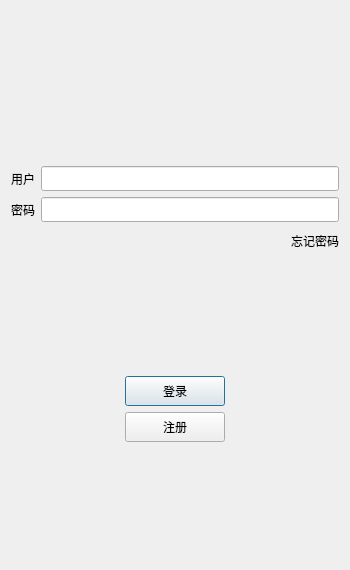
<?xml version="1.0" encoding="UTF-8"?>
<ui version="4.0">
 <class>loginDialog</class>
 <widget class="QDialog" name="loginDialog">
  <property name="geometry">
   <rect>
    <x>0</x>
    <y>0</y>
    <width>350</width>
    <height>570</height>
   </rect>
  </property>
  <property name="minimumSize">
   <size>
    <width>350</width>
    <height>570</height>
   </size>
  </property>
  <property name="maximumSize">
   <size>
    <width>350</width>
    <height>570</height>
   </size>
  </property>
  <property name="windowTitle">
   <string>Dialog</string>
  </property>
  <layout class="QVBoxLayout" name="verticalLayout">
   <item>
    <widget class="QWidget" name="widget" native="true">
     <layout class="QGridLayout" name="gridLayout">
      <item row="0" column="0">
       <widget class="QLabel" name="label">
        <property name="text">
         <string/>
        </property>
        <property name="pixmap">
         <pixmap resource="../rcs/rcs.qrc">:/rcs/ice.png</pixmap>
        </property>
        <property name="alignment">
         <set>Qt::AlignmentFlag::AlignCenter</set>
        </property>
       </widget>
      </item>
     </layout>
    </widget>
   </item>
   <item>
    <spacer name="verticalSpacer">
     <property name="orientation">
      <enum>Qt::Orientation::Vertical</enum>
     </property>
     <property name="sizeHint" stdset="0">
      <size>
       <width>20</width>
       <height>40</height>
      </size>
     </property>
    </spacer>
   </item>
   <item>
    <layout class="QHBoxLayout" name="horizontalLayout">
     <property name="sizeConstraint">
      <enum>QLayout::SizeConstraint::SetDefaultConstraint</enum>
     </property>
     <item>
      <widget class="QLabel" name="userLabel">
       <property name="text">
        <string>用户</string>
       </property>
      </widget>
     </item>
     <item>
      <widget class="QLineEdit" name="userEdit">
       <property name="minimumSize">
        <size>
         <width>0</width>
         <height>25</height>
        </size>
       </property>
      </widget>
     </item>
    </layout>
   </item>
   <item>
    <layout class="QHBoxLayout" name="horizontalLayout_2">
     <item>
      <widget class="QLabel" name="pwdLabel">
       <property name="text">
        <string>密码</string>
       </property>
      </widget>
     </item>
     <item>
      <widget class="QLineEdit" name="pwdEdit">
       <property name="minimumSize">
        <size>
         <width>0</width>
         <height>25</height>
        </size>
       </property>
      </widget>
     </item>
    </layout>
   </item>
   <item>
    <layout class="QHBoxLayout" name="horizontalLayout_5">
     <item>
      <spacer name="horizontalSpacer_3">
       <property name="orientation">
        <enum>Qt::Orientation::Horizontal</enum>
       </property>
       <property name="sizeHint" stdset="0">
        <size>
         <width>40</width>
         <height>20</height>
        </size>
       </property>
      </spacer>
     </item>
     <item>
      <widget class="QLabel" name="forgetLabel">
       <property name="minimumSize">
        <size>
         <width>0</width>
         <height>25</height>
        </size>
       </property>
       <property name="text">
        <string>忘记密码</string>
       </property>
       <property name="textInteractionFlags">
        <set>Qt::TextInteractionFlag::LinksAccessibleByMouse</set>
       </property>
      </widget>
     </item>
    </layout>
   </item>
   <item>
    <spacer name="verticalSpacer_2">
     <property name="orientation">
      <enum>Qt::Orientation::Vertical</enum>
     </property>
     <property name="sizeHint" stdset="0">
      <size>
       <width>20</width>
       <height>40</height>
      </size>
     </property>
    </spacer>
   </item>
   <item>
    <layout class="QHBoxLayout" name="horizontalLayout_3">
     <item>
      <spacer name="horizontalSpacer">
       <property name="orientation">
        <enum>Qt::Orientation::Horizontal</enum>
       </property>
       <property name="sizeHint" stdset="0">
        <size>
         <width>40</width>
         <height>20</height>
        </size>
       </property>
      </spacer>
     </item>
     <item>
      <layout class="QVBoxLayout" name="verticalLayout_2">
       <item>
        <widget class="QPushButton" name="loginButton">
         <property name="minimumSize">
          <size>
           <width>100</width>
           <height>30</height>
          </size>
         </property>
         <property name="text">
          <string>登录</string>
         </property>
        </widget>
       </item>
       <item>
        <widget class="QPushButton" name="registButton">
         <property name="minimumSize">
          <size>
           <width>100</width>
           <height>30</height>
          </size>
         </property>
         <property name="text">
          <string>注册</string>
         </property>
        </widget>
       </item>
      </layout>
     </item>
     <item>
      <spacer name="horizontalSpacer_2">
       <property name="orientation">
        <enum>Qt::Orientation::Horizontal</enum>
       </property>
       <property name="sizeHint" stdset="0">
        <size>
         <width>40</width>
         <height>20</height>
        </size>
       </property>
      </spacer>
     </item>
    </layout>
   </item>
   <item>
    <spacer name="verticalSpacer_3">
     <property name="orientation">
      <enum>Qt::Orientation::Vertical</enum>
     </property>
     <property name="sizeHint" stdset="0">
      <size>
       <width>20</width>
       <height>40</height>
      </size>
     </property>
    </spacer>
   </item>
  </layout>
 </widget>
 <resources>
  <include location="../rcs/rcs.qrc"/>
 </resources>
 <connections/>
</ui>
